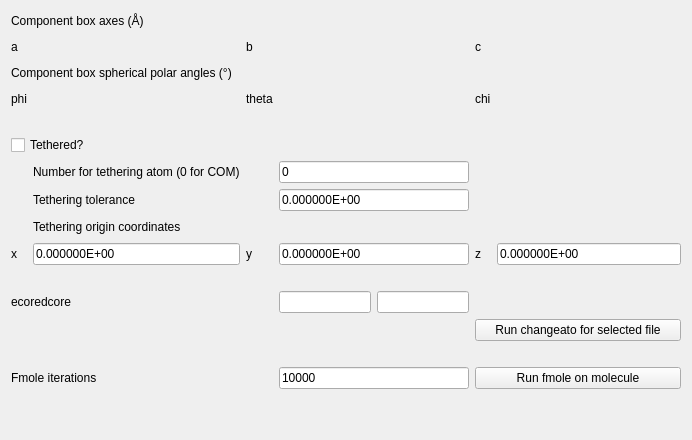
                      <widget class="QWidget" name="tab_6">
                       <attribute name="title">
                        <string>Additional Details</string>
                       </attribute>
                       <layout class="QVBoxLayout" name="verticalLayout_14">
                        <item>
                         <layout class="QGridLayout" name="gridLayout_8" columnstretch="0,4,0,2,2,0,4">
                          <item row="15" column="5" colspan="2">
                           <widget class="QPushButton" name="molFmoleButton">
                            <property name="text">
                             <string>Run fmole on molecule</string>
                            </property>
                           </widget>
                          </item>
                          <item row="15" column="3" colspan="2">
                           <widget class="QLineEdit" name="molFmoleLineEdit">
                            <property name="text">
                             <string>10000</string>
                            </property>
                           </widget>
                          </item>
                          <item row="0" column="0" colspan="2">
                           <widget class="QLabel" name="label_32">
                            <property name="minimumSize">
                             <size>
                              <width>0</width>
                              <height>20</height>
                             </size>
                            </property>
                            <property name="text">
                             <string>Component box axes (Å)</string>
                            </property>
                           </widget>
                          </item>
                          <item row="1" column="0">
                           <widget class="QLabel" name="label_27">
                            <property name="text">
                             <string>a</string>
                            </property>
                           </widget>
                          </item>
                          <item row="1" column="1">
                           <widget class="QLabel" name="molBoxA">
                            <property name="text">
                             <string/>
                            </property>
                           </widget>
                          </item>
                          <item row="1" column="2">
                           <widget class="QLabel" name="label_47">
                            <property name="minimumSize">
                             <size>
                              <width>0</width>
                              <height>20</height>
                             </size>
                            </property>
                            <property name="text">
                             <string>b</string>
                            </property>
                           </widget>
                          </item>
                          <item row="1" column="3" colspan="2">
                           <widget class="QLabel" name="molBoxB">
                            <property name="text">
                             <string/>
                            </property>
                           </widget>
                          </item>
                          <item row="1" column="5">
                           <widget class="QLabel" name="label_34">
                            <property name="text">
                             <string>c</string>
                            </property>
                           </widget>
                          </item>
                          <item row="1" column="6">
                           <widget class="QLabel" name="molBoxC">
                            <property name="text">
                             <string/>
                            </property>
                           </widget>
                          </item>
                          <item row="2" column="0" colspan="2">
                           <widget class="QLabel" name="label_33">
                            <property name="minimumSize">
                             <size>
                              <width>0</width>
                              <height>20</height>
                             </size>
                            </property>
                            <property name="text">
                             <string>Component box spherical polar angles (°)</string>
                            </property>
                           </widget>
                          </item>
                          <item row="3" column="0">
                           <widget class="QLabel" name="label_48">
                            <property name="text">
                             <string>phi</string>
                            </property>
                           </widget>
                          </item>
                          <item row="3" column="1">
                           <widget class="QLabel" name="molBoxPhi">
                            <property name="text">
                             <string/>
                            </property>
                           </widget>
                          </item>
                          <item row="3" column="2">
                           <widget class="QLabel" name="label_50">
                            <property name="minimumSize">
                             <size>
                              <width>0</width>
                              <height>20</height>
                             </size>
                            </property>
                            <property name="text">
                             <string>theta</string>
                            </property>
                           </widget>
                          </item>
                          <item row="3" column="3" colspan="2">
                           <widget class="QLabel" name="molBoxTheta">
                            <property name="text">
                             <string/>
                            </property>
                           </widget>
                          </item>
                          <item row="3" column="5">
                           <widget class="QLabel" name="label_49">
                            <property name="text">
                             <string>chi</string>
                            </property>
                           </widget>
                          </item>
                          <item row="3" column="6">
                           <widget class="QLabel" name="molBoxChi">
                            <property name="text">
                             <string/>
                            </property>
                           </widget>
                          </item>
                          <item row="4" column="1">
                           <spacer name="horizontalSpacer_12">
                            <property name="orientation">
                             <enum>Qt::Horizontal</enum>
                            </property>
                            <property name="sizeHint" stdset="0">
                             <size>
                              <width>40</width>
                              <height>20</height>
                             </size>
                            </property>
                           </spacer>
                          </item>
                          <item row="5" column="0" colspan="2">
                           <widget class="QCheckBox" name="molTetherCheckBox">
                            <property name="minimumSize">
                             <size>
                              <width>0</width>
                              <height>20</height>
                             </size>
                            </property>
                            <property name="layoutDirection">
                             <enum>Qt::LeftToRight</enum>
                            </property>
                            <property name="text">
                             <string>Tethered?</string>
                            </property>
                           </widget>
                          </item>
                          <item row="6" column="1">
                           <widget class="QLabel" name="label_51">
                            <property name="text">
                             <string>Number for tethering atom (0 for COM)</string>
                            </property>
                           </widget>
                          </item>
                          <item row="6" column="3" colspan="2">
                           <widget class="QLineEdit" name="tetherAtomLineEdit">
                            <property name="text">
                             <string>0</string>
                            </property>
                           </widget>
                          </item>
                          <item row="7" column="1">
                           <widget class="QLabel" name="label_28">
                            <property name="text">
                             <string>Tethering tolerance</string>
                            </property>
                           </widget>
                          </item>
                          <item row="7" column="3" colspan="2">
                           <widget class="QLineEdit" name="tolLineEdit">
                            <property name="text">
                             <string>0.000000E+00</string>
                            </property>
                           </widget>
                          </item>
                          <item row="8" column="1">
                           <widget class="QLabel" name="label_4">
                            <property name="minimumSize">
                             <size>
                              <width>0</width>
                              <height>20</height>
                             </size>
                            </property>
                            <property name="text">
                             <string>Tethering origin coordinates</string>
                            </property>
                           </widget>
                          </item>
                          <item row="9" column="0">
                           <widget class="QLabel" name="label_24">
                            <property name="text">
                             <string>x</string>
                            </property>
                           </widget>
                          </item>
                          <item row="9" column="1">
                           <widget class="QLineEdit" name="tetherCoordXLineEdit">
                            <property name="text">
                             <string>0.000000E+00</string>
                            </property>
                           </widget>
                          </item>
                          <item row="9" column="2">
                           <widget class="QLabel" name="label_25">
                            <property name="text">
                             <string>y</string>
                            </property>
                           </widget>
                          </item>
                          <item row="9" column="3" colspan="2">
                           <widget class="QLineEdit" name="tetherCoordYLineEdit">
                            <property name="text">
                             <string>0.000000E+00</string>
                            </property>
                           </widget>
                          </item>
                          <item row="9" column="5">
                           <widget class="QLabel" name="label_26">
                            <property name="text">
                             <string>z</string>
                            </property>
                           </widget>
                          </item>
                          <item row="9" column="6">
                           <widget class="QLineEdit" name="tetherCoordZLineEdit">
                            <property name="text">
                             <string>0.000000E+00</string>
                            </property>
                           </widget>
                          </item>
                          <item row="10" column="1">
                           <spacer name="horizontalSpacer_17">
                            <property name="orientation">
                             <enum>Qt::Horizontal</enum>
                            </property>
                            <property name="sizeHint" stdset="0">
                             <size>
                              <width>40</width>
                              <height>20</height>
                             </size>
                            </property>
                           </spacer>
                          </item>
                          <item row="11" column="0" colspan="2">
                           <widget class="QLabel" name="label_23">
                            <property name="sizePolicy">
                             <sizepolicy hsizetype="Preferred" vsizetype="Preferred">
                              <horstretch>0</horstretch>
                              <verstretch>1</verstretch>
                             </sizepolicy>
                            </property>
                            <property name="text">
                             <string>ecoredcore</string>
                            </property>
                           </widget>
                          </item>
                          <item row="11" column="3">
                           <widget class="QLineEdit" name="molEcoreLineEdit"/>
                          </item>
                          <item row="11" column="4">
                           <widget class="QLineEdit" name="molDcoreLineEdit"/>
                          </item>
                          <item row="12" column="5" colspan="2">
                           <widget class="QPushButton" name="molChangeAtobutton">
                            <property name="text">
                             <string>Run changeato for selected file</string>
                            </property>
                           </widget>
                          </item>
                          <item row="15" column="0" colspan="2">
                           <widget class="QLabel" name="label_38">
                            <property name="text">
                             <string>Fmole iterations</string>
                            </property>
                           </widget>
                          </item>
                          <item row="13" column="1">
                           <spacer name="horizontalSpacer_20">
                            <property name="orientation">
                             <enum>Qt::Horizontal</enum>
                            </property>
                            <property name="sizeHint" stdset="0">
                             <size>
                              <width>40</width>
                              <height>20</height>
                             </size>
                            </property>
                           </spacer>
                          </item>
                         </layout>
                        </item>
                        <item>
                         <spacer name="verticalSpacer_8">
                          <property name="orientation">
                           <enum>Qt::Vertical</enum>
                          </property>
                          <property name="sizeHint" stdset="0">
                           <size>
                            <width>20</width>
                            <height>40</height>
                           </size>
                          </property>
                         </spacer>
                        </item>
                       </layout>
                      </widget>
